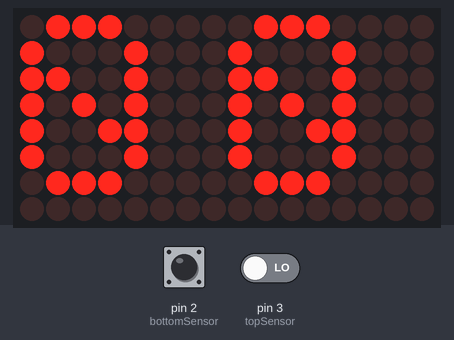
A sketch run on a simulated Arduino Uno, built with avr-gcc and run on an emulated ATmega328P. Shown: 16×8 LED matrix. Inputs (shaded band) come from the test bench; at power-on: pin 2 (bottomSensor) HIGH, pin 3 (topSensor) LOW.

Above: at 0.1 s.

The sketch:

BasketBall_Hoop.ino
```cpp
//We always have to include the library
#include "LedControl.h"
#include "font.h"

#include <Wire.h>
#define BRIGHTNESS 2
#define DATAIN 12
#define CLK 11
#define CS 10
#define DEVICECOUNT 2

int topSensor = 3;
int bottomSensor = 2;
volatile unsigned long topMilliCount=0;
volatile unsigned long bottomMilliCount=0;
uint8_t goalCount=0;
byte firstMatrixData[8];
byte secondMatrixData[8];
volatile boolean topSensorRegistered=false;
volatile boolean bottomSensorRegistered=false;

LedControl lc=LedControl(DATAIN,CLK,CS,DEVICECOUNT);
void setup()
{
    for(int i=0;i<DEVICECOUNT;i++)
      {
        lc.shutdown(i,false);// Wake up displays
        lc.setIntensity(i,BRIGHTNESS);// Set intensity levels
        lc.clearDisplay(i);// Clear Displays
      }
      setCountOfGoals();
    attachInterrupt(digitalPinToInterrupt(topSensor), topSensorRead, CHANGE);
    attachInterrupt(digitalPinToInterrupt(bottomSensor), bottomSensorRead, FALLING);
    Serial.begin(115200);
}

void loop()
{
  cli();

  if(topSensorRegistered && bottomSensorRegistered)
  {

    // Serial.println(bottomMilliCount,DEC);
    // Serial.println(topMilliCount,DEC);
    if(bottomMilliCount>topMilliCount)
    {
        // correct ball triggered

      Serial.println(bottomMilliCount-topMilliCount,DEC);
      delay(1000);
      topSensorRegistered=false;
      bottomSensorRegistered=false;
      bottomMilliCount=0;
      topMilliCount=0;
      goalCount=goalCount+1;
      setCountOfGoals();
    }
  }

  sei();
}

void topSensorRead()
{
    topSensorRegistered=true;
    topMilliCount=millis();
  //Serial.println("Here 1");
}

void bottomSensorRead()
{
   bottomSensorRegistered=true;
   bottomMilliCount=millis();
  //Serial.println("Here 2");
}

void setCountOfGoals()
{
  uint8_t firstDigit,secondDigit;

  if(goalCount<10)
  {
    firstDigit=0;
    secondDigit=goalCount;
  }

   if(goalCount>9)
  {
    firstDigit=floor(goalCount/10);
    secondDigit=goalCount%10;
  }
  setMatrixDigit(firstDigit,0);
  setMatrixDigit(secondDigit,1);
  for(int i=0;i<8; i++)
  {

     //lc.setRow(2,i,firstMatrixData[i]);
      lc.setRow(1,i,firstMatrixData[i]);
      lc.setRow(0,i,secondMatrixData[i]);

  }


}


void setMatrixDigit(int digit, uint8_t whichArray)
{
  byte shiftedData;
   for(int i=0;i<8;i++)
   {

       if(digit==0)
       {

           shiftedData=zero[i];
       }

        if(digit==1)
       {
           shiftedData=one[i];
       }

        if(digit==2)
       {
           shiftedData=two[i];
       }

        if(digit==3)
       {
         shiftedData=three[i];
       }

        if(digit==4)
       {
         shiftedData=four[i];
       }

        if(digit==5)
       {
          shiftedData=five[i];
       }

        if(digit==6)
       {
         shiftedData=six[i];
       }

        if(digit==7)
       {
          shiftedData=seven[i];
       }

        if(digit==8)
       {
         shiftedData=eight[i];
       }

        if(digit==9)
       {
          shiftedData=nine[i];
       }


      if(whichArray==0)
      {
       firstMatrixData[i]=shiftedData;
      }

       if(whichArray==1)
      {
       secondMatrixData[i]=shiftedData;
      }
   }
}
```

font.h
```cpp
byte zero[8]={B01110000,B10001000,B11001000,B10101000,B10011000,B10001000,B01110000,B00000000};
byte one[8]={B01000000,B11000000,B01000000,B01000000,B01000000,B01000000,B11100000,B00000000};
byte two[8]={B01110000,B10001000,B00001000,B00010000,B00100000,B01000000,B11111000,B00000000};
byte three[8]={B11111000,B00010000,B00100000,B00010000,B00001000,B10001000,B01110000,B00000000};
byte four[8]={B00010000,B00110000,B01010000,B10010000,B11111000,B00010000,B00010000,B00000000};
byte five[8]={B11111000,B10000000,B11110000,B00001000,B00001000,B10001000,B01110000,B00000000};

byte six[8]={ B00110000,B01000000,B10000000,B11110000,B10001000,B10001000,B01110000,B00000000};

byte seven[8]={ B11111000,B10001000,B00001000,B00010000,B00100000,B00100000,B00100000,B00000000};

byte eight[8]={ B01110000,B10001000,B10001000,B01110000,B10001000,B10001000,B01110000,B00000000};
byte nine[8]={B01110000,B10001000,B10001000,B01111000,B00001000,B00010000,B01100000,B00000000};

byte dots[8]={B00000000,B00000000,B00100000,B00000000,B00000000,B00100000,B00000000,B00000000};

byte blank[8]={0x00,0x00,0x00,0x00,0x00,0x00,0x00,0x00};
```
